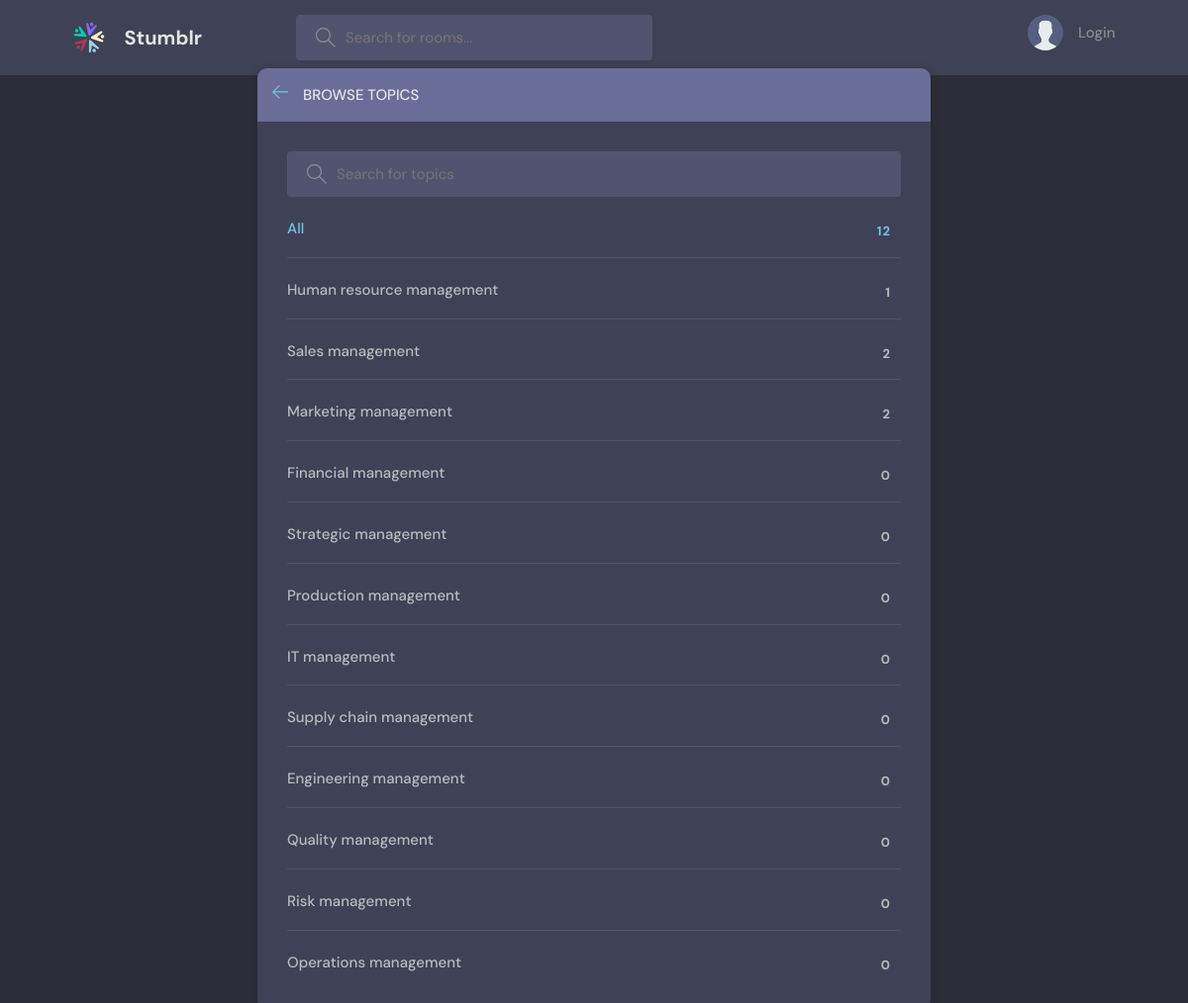
Page /topics/ on the committed database.
### base/models.py (models this page shows, shortened)
class Topic(models.Model):
    name = models.CharField(max_length=200)

### base/views.py (the view)
# urls.py: path('topics/',views.topicsPage,name="topics"),
def topicsPage(request):
    q = request.GET.get('q') if request.GET.get('q') != None else ''
    topics = Topic.objects.filter(name__icontains=q)
    return render(request, 'base/topics.html', {'topics': topics})

### base/templates/base/topics.html (shortened to what this page needs)
{% extends 'main.html' %}
{% block content %}
<main class="create-room layout">
  <div class="container">
    <div class="layout__box">
      <div class="layout__boxHeader">
        <div class="layout__boxTitle">
          <a href="{% url 'home' %}">
            <svg version="1.1" xmlns="http://www.w3.org/2000/svg" width="32" height="32" viewBox="0 0 32 32">
              <title>arrow-left</title>
              <path
                d="M13.723 2.286l-13.723 13.714 13.719 13.714 1.616-1.611-10.96-10.96h27.625v-2.286h-27.625l10.965-10.965-1.616-1.607z">
              </path>
            </svg>
          </a>
          <h3>Browse Topics</h3>
        </div>
      </div>
      <div class="topics-page layout__body">
        <form action="" method="GET" class="header__search">
          <label>
            <input name="q" placeholder="Search for topics" />
          </label>
        </form>
        <ul class="topics__list">
          <li>
            <a href="{% url 'topics' %}" class="active">All <span>{{topics.count}}</span></a>
          </li>
          {% for topic in topics %}
          <li>
            <a href="{% url 'home' %}?q={{topic.name}}">{{ topic.name }} <span>{{topic.room_set.all.count}}</span></a>
          </li>
          {% endfor %}
        </ul>
      </div>
    </div>
  </div>
</main>
{% endblock content %}

### static/styles/style.css (style rules this page uses)
:root { --color-main: #71c6dd; --color-main-light: #e1f6fb; --color-dark: #3f4156; --color-dark-medium: #51546e; --color-dark-light: #696d97; --color-light: #e5e5e5; --color-gray: #8b8b8b; --color-light-gray: #b2bdbd; --color-bg: #2d2d39; --color-success: #5dd693; --color-error: #fc4b0b; }
* { font-family: "DM Sans", -apple-system, BlinkMacSystemFont, "Segoe UI", Roboto, Oxygen, Ubuntu, Cantarell, "Open Sans", "Helvetica Neue", sans-serif; margin: 0; padding: 0; box-sizing: border-box; text-rendering: optimizeLegibility; font-size: inherit; }
html { font-size: 56.25%; }
@media only screen and (min-width: 1200px) { html { font-size: 62.5%; } }
body { line-height: 1.6; font-weight: 400; font-size: 1.5rem; color: var(--color-light-gray); background-color: var(--color-bg); min-height: 100vh; }
a { display: inline-block; color: var(--color-main); text-decoration: none; }
.container { max-width: 120rem; width: 90%; margin: auto; }
.header__search > label { background-color: var(--color-dark-medium); padding: 1.3rem 1rem; display: flex; align-items: center; gap: 1rem; border-radius: 4px; }
.header__search svg { fill: var(--color-gray); width: 2rem; height: 2rem; margin-left: 1rem; }
.header__search input { width: 30rem; background: transparent; border: none; outline: none; color: var(--color-light); }
.layout { margin-top: 2.4rem; }
.layout > .container { display: flex; justify-content: space-between; align-items: flex-start; }
.layout__box { width: 90%; max-width: 48rem; min-height: 40rem; position: absolute; top: 50%; left: 50%; transform: translate(-50%, -46%); background-color: var(--color-dark); border-radius: 1rem; box-shadow: 1px 1px 6px 3px rgba(0, 0, 0, 0.1); overflow: hidden; }
.layout__boxHeader { display: flex; padding: 1.5rem; background-color: var(--color-dark-light); }
.layout__boxTitle { display: flex; gap: 1.5rem; align-items: center; }
.layout__boxTitle h3 { text-transform: uppercase; font-weight: 500; color: var(--color-light); }
.layout__boxTitle svg { width: 1.6rem; height: 1.6rem; fill: var(--color-main); }
.layout__body { margin: 3rem; }
.topics__list { list-style: none; }
.topics__list li a { display: flex; justify-content: space-between; margin-bottom: 3rem; font-weight: 500; color: var(--color-light-gray); transition: all 0.3s ease-in-out; }
.topics__list li a.active, .topics__list li a:hover { color: var(--color-main); }
.topics__list li a span { padding: 0.5rem 1rem; background-color: var(--color-dark); border-radius: 3px; font-size: 1.3rem; font-weight: 700; letter-spacing: 1px; }
.topics-page .topics__list li:not(:last-child) a { margin: 2rem 0; padding-bottom: 1rem; text-decoration: none; border-bottom: 1px solid var(--color-dark-medium); }
.topics-page .header__search { display: block; }
.create-room.layout .layout__box { max-width: 68rem; }

### rows in the picture
Topic: name "Human resource management", room_set.all.count "1"
Topic: name "Sales management", room_set.all.count "2"
Topic: name "Marketing management", room_set.all.count "2"
Topic: name "Financial management", room_set.all.count "0"
Topic: name "Strategic management", room_set.all.count "0"
Topic: name "Production management", room_set.all.count "0"
Topic: name "IT management", room_set.all.count "0"
Topic: name "Supply chain management", room_set.all.count "0"
Topic: name "Engineering management", room_set.all.count "0"
Topic: name "Quality management", room_set.all.count "0"
Topic: name "Risk management", room_set.all.count "0"
Topic: name "Operations management", room_set.all.count "0"

### other values in the picture
{{ topics.count }} "12"
